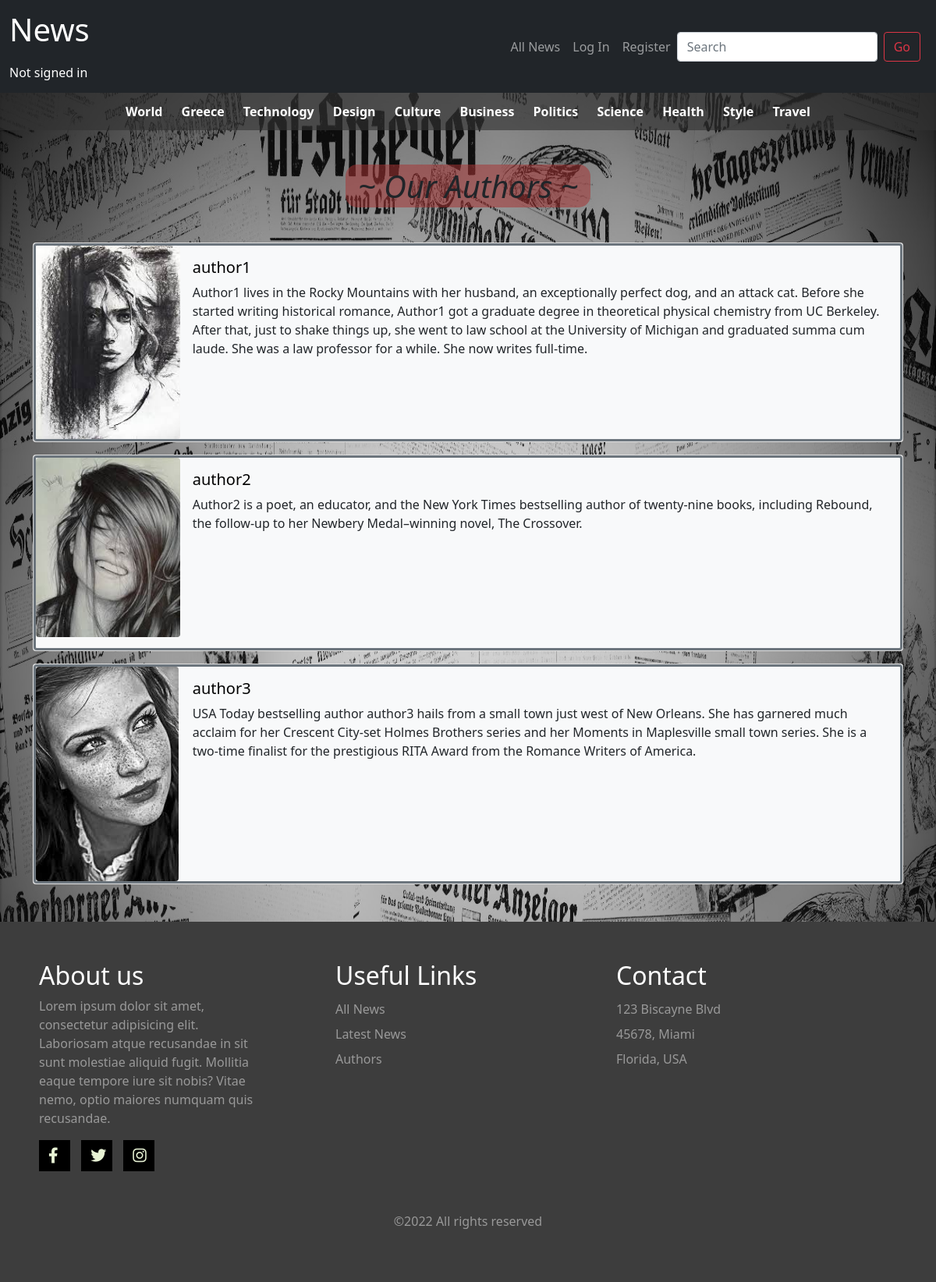
The app's page /authors with its own data.
### news/models.py (models this page shows, shortened)
class Author(models.Model):
    name = models.ForeignKey(User, related_name="name_author", on_delete=models.CASCADE)
    note = models.CharField(max_length=1000)
    image = models.ImageField(upload_to='news/static/images/', blank=True, null=True)

### news/views.py (the view)
# urls.py: path("authors", views.authors_view, name="authors"),
def authors_view(request):
    try:
        if request.user.is_authenticated and not request.user.is_staff:
            user = User.objects.get(username=request.user.username)
            context = { 'authors': Author.objects.all(),
                        'reader': Reader.objects.get(name=user)
                        }
        else:
            context = { 'authors': Author.objects.all() }
        return render(request, "news/authors.html", context)
    except:
        return HttpResponseRedirect(reverse("authors"))

### news/templates/news/authors.html (shortened to what this page needs)
{% extends "news/layout.html" %}
{% load static %}
{% block body %}
<div class="container my-5">
    <h1 class="text-center mt-3 mb-5"><i><span class="px-3" style="background-color: rgba(168, 52, 52, 0.534);border-radius: 15px;">~ Our Authors ~</span></i></h1>
    {% for author in authors %}
    <div class="card mb-3">
        <div class="row g-0 border border-secondary rounded border-3 bg-light" style="min-height: 250px;">
            <div class="col-md-2">
                <img src="{{author.image}}" class="img-fluid rounded" alt="no photo">
            </div>
            <div class="col-md-10">
                <div class="card-body">
                    <h5 class="card-title"><a href="{% url 'profile' author.name %}" style="text-decoration:none;color:black;">{{ author.name }}</a></h5>
                    <p class="card-text">{{ author.note }}</p>
                </div>
            </div>
        </div>
    </div>
    {% endfor %}
</div>
{% endblock %}

### news/templates/news/layout.html (shortened to what this page needs)
{% load static %}
<!DOCTYPE html>
<html lang="en">
    <head>
        <link href="https://cdn.jsdelivr.net/npm/bootstrap@5.1.3/dist/css/bootstrap.min.css" rel="stylesheet">
        <link rel="stylesheet" type="text/css" href="https://cdnjs.cloudflare.com/ajax/libs/font-awesome/6.0.0/css/all.min.css">
        <link rel="stylesheet" href="{% static 'news/styles.css' %}">
    </head>
    <body class="main-page">
        <nav class="navbar navbar-expand-md navbar-dark bg-dark">
            <div class="container-xxl">
                <div>
                    <a class="navbar-brand fs-1" href="{% url 'index' %}">News</a>
                    {% if user.is_authenticated %}
                        <p class="mt-3" style="color:white;">Hello, {{user.username}}!</p>
                    {% else %}
                        <h6 class="mt-3" style="color:white;">Not signed in</h6>
                    {% endif %}
                </div>
                <div class="collapse navbar-collapse justify-content-end align-center me-2" id="main-nav">
                    <ul class="navbar-nav">
                        <li class="nav-item">
                            <a class="nav-link" href="{% url 'all_news' %}">All News</a>
                        </li>
                        {% if user.is_authenticated %}
                            {% if not user.is_staff %}
                                <li class="nav-item">
                                    <a class="nav-link" href="{% url 'favorites' %}">My Favorites</a>
                                </li>
                            {% endif %}
                            <li class="nav-item">
                                <a class="nav-link" href="{% url 'logout' %}">Log Out</a>
                            </li>
                        {% else %}
                            <li class="nav-item">
                                <a class="nav-link" href="{% url 'login' %}">Log In</a>
                            </li>
                            <li class="nav-item">
                                <a class="nav-link" href="{% url 'register' %}">Register</a>
                            </li>
                        {% endif %}
                    </ul>
                    <form class="d-flex" action="{% url 'search' %}" method="POST">
                        <input class="form-control me-2" type="text" id="query" name="query" placeholder="Search" aria-label="Search">
                        <button class="btn btn-outline-danger" type="submit">Go</button>
                    </form>
                </div>
            </div>
        </nav>
        <div class="text-center" id="categories_div">
            <a href="{% url 'category' 1 %}"><strong>World</strong></a>
            <a href="{% url 'category' 2 %}"><strong>Greece</strong></a>
            <a href="{% url 'category' 3 %}"><strong>Technology</strong></a>
            <a href="{% url 'category' 4 %}"><strong>Design</strong></a>
            <a href="{% url 'category' 5 %}"><strong>Culture</strong></a>
            <a href="{% url 'category' 6 %}"><strong>Business</strong></a>
            <a href="{% url 'category' 7 %}"><strong>Politics</strong></a>
            <a href="{% url 'category' 8 %}"><strong>Science</strong></a>
            <a href="{% url 'category' 9 %}"><strong>Health</strong></a>
            <a href="{% url 'category' 10 %}"><strong>Style</strong></a>
            <a href="{% url 'category' 11 %}"><strong>Travel</strong></a>
        </div>
        {% block body %}
        {% endblock %}
        <footer class="footer">
            <div class="footer-left">
                <h2>About us</h2>
                <p>Lorem ipsum dolor sit amet, consectetur adipisicing elit. Laboriosam atque recusandae in sit sunt molestiae aliquid fugit. Mollitia eaque tempore iure sit nobis? Vitae nemo, optio maiores numquam quis recusandae.</p>
                <div class="socials">
                    <a href="#"><i class="fab fa-facebook-f"></i></a>
                    <a href="#"><i class="fab fa-twitter"></i></a>
                    <a href="#"><i class="fab fa-instagram"></i></a>
                </div>
            </div>
            <ul class="footer-right">
                <li>
                    <h2>Useful Links</h2>
                    <ul class="box">
                        <li><a href="{% url 'all_news' %}">All News</a></li>
                        <li><a href="{% url 'index' %}">Latest News</a></li>
                        <li><a href="{% url 'authors' %}">Authors</a></li>
                    </ul>
                </li>
                <li>
                    <h2>Contact</h2>
                    <ul class="box">
                        <li>123 Biscayne Blvd</li>
                        <li>45678, Miami</li>
                        <li>Florida, USA</li>
                    </ul>
                </li>
            </ul>
            <div class="footer-bottom">
                <p>&copy;2022 All rights reserved</p>
            </div>
        </footer>
    </body>
</html>

### news/static/news/styles.css (style rules this page uses)
.main-page { background-image: url('../images/newsbg1.jpg'); background-repeat: no-repeat; background-attachment: fixed; background-size: 100% 100%; }
#categories_div { width: 100%; height: 10%; background-color: rgba(51, 51, 51, 0.637); padding-top: 1%; padding-bottom: 1%; word-spacing: 20px; }
#categories_div a { text-decoration: none; color: white; }
.footer { display: flex; flex-flow: row wrap; padding: 50px; color: #fff; background-color: rgb(61, 61, 61); }
.footer > * { flex: 1 100%; }
.footer-left { margin-right: 1.25em; margin-bottom: 2em; }
.footer ul { list-style: none; padding-left: 0; }
.footer li { line-height: 2em; }
.footer a { text-decoration: none; }
.footer-right { display: flex; flex-flow: row wrap; }
.footer-right > * { flex: 1 50%; margin-right: 1.25em; }
.footer-right h2 { color: white; }
.box { padding-bottom: 20px; }
.box a, li { color: #999; }
.footer-bottom { text-align: center; color: #999; padding-top: 20px; }
.footer-left p { padding-right: 20%; color: #999; }
.socials a { background-color: black; width: 40px; height: 40px; display: inline-block; margin-right: 10px; }
.socials a i { color: #e7f2d4; padding: 10px 12px; font-size: 20px; }
@media screen and (min-width: 600px) { .footer-right > * { flex: 1; } }
@media screen and (min-width: 600px) { .footer-left { flex: 1 0px; } }
@media screen and (min-width: 600px) { .footer-right { flex: 2 0px; } }

### records on screen
Author: image (picture), name "author1", note "Author1 lives in the Rocky Mountains with her husband, an exceptionally perfect dog, and an attack cat. Before she started writing historical romance, Author1 got a graduate degree in theoretical physical chemistry from UC Berkeley. After that, just to shake things up, she went to law school at the University of Michigan and graduated summa cum laude. She was a law professor for a while. She now writes full-time."
Author: image (picture), name "author2", note "Author2 is a poet, an educator, and the New York Times bestselling author of twenty-nine books, including Rebound, the follow-up to her Newbery Medal–winning novel, The Crossover."
Author: image (picture), name "author3", note "USA Today bestselling author author3 hails from a small town just west of New Orleans. She has garnered much acclaim for her Crescent City-set Holmes Brothers series and her Moments in Maplesville small town series. She is a two-time finalist for the prestigious RITA Award from the Romance Writers of America."
